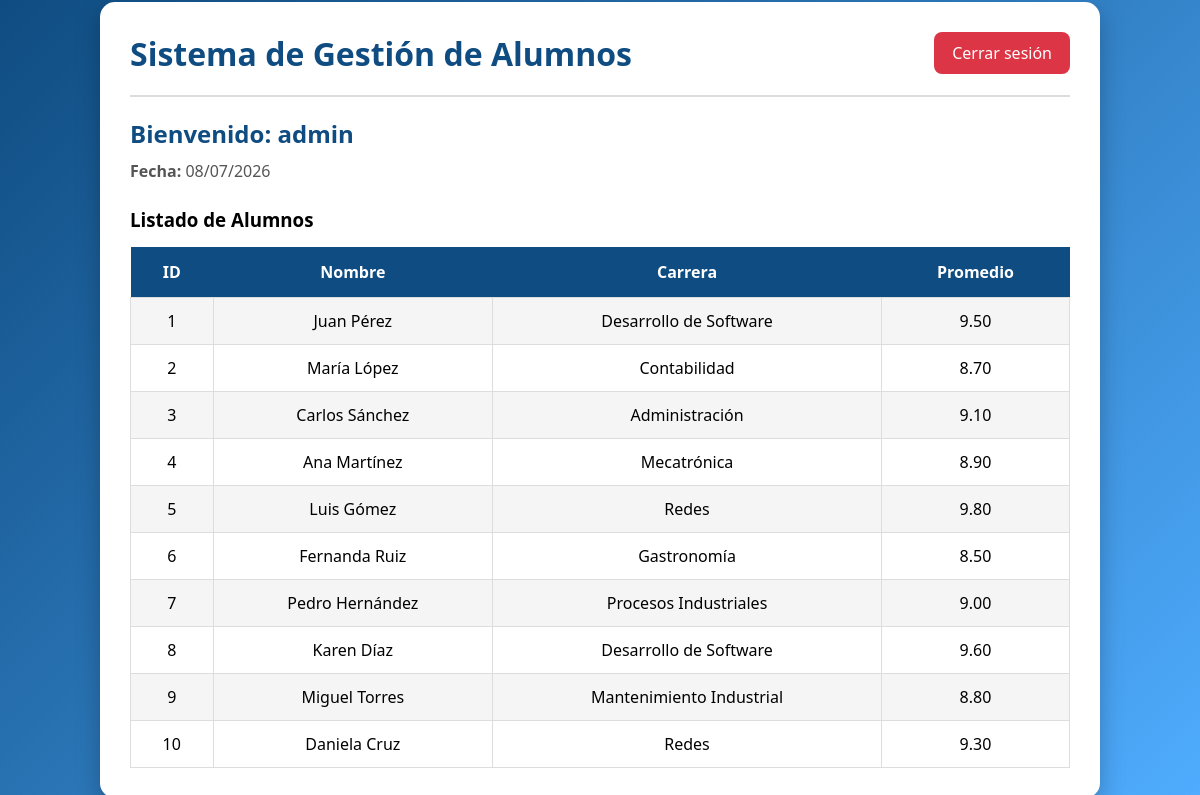
The page /inicio.php (signed in) on the database its author committed.
### tables this page shows
CREATE TABLE `alumnos` (
  `id` int(11) NOT NULL,
  `nombre` varchar(100) NOT NULL,
  `carrera` varchar(100) NOT NULL,
  `promedio` decimal(4,2) NOT NULL
);

### inicio.php (the view, shortened to what this page needs)
<?php
include("conexion.php");
$sql = "SELECT * FROM alumnos";
$resultado = mysqli_query($conexion, $sql);
$fecha = date("d/m/Y");
?>
<!DOCTYPE html>
<html lang="es">
<head>
<link rel="stylesheet" href="estilos.css">
</head>
<body>
<div class="contenedor">
    <a href="cerrar.php" class="cerrar">Cerrar sesión</a>
    <h1>Sistema de Gestión de Alumnos</h1>
    <hr>
    <h2>Bienvenido: <?php echo $_SESSION['usuario']; ?></h2>
    <p><strong>Fecha:</strong> <?php echo $fecha; ?></p>
    <h3>Listado de Alumnos</h3>
    <table>
        <tr>
            <th>ID</th>
            <th>Nombre</th>
            <th>Carrera</th>
            <th>Promedio</th>
        </tr>
        <?php while($fila=mysqli_fetch_assoc($resultado)){ ?>
        <tr>
            <td><?php echo $fila['id']; ?></td>
            <td><?php echo $fila['nombre']; ?></td>
            <td><?php echo $fila['carrera']; ?></td>
            <td><?php echo $fila['promedio']; ?></td>
        </tr>
        <?php } ?>
    </table>
</div>
</body>
</html>

### estilos.css (style rules this page uses)
* { margin: 0; padding: 0; box-sizing: border-box; font-family: "Segoe UI", Tahoma, Geneva, Verdana, sans-serif; }
body { background: linear-gradient(135deg,#0f4c81,#4facfe); min-height: 100vh; display:flex; justify-content:center; align-items:center; }
.contenedor { width:1000px; background:white; padding:30px; border-radius:15px; box-shadow:0 10px 25px rgba(0,0,0,.25); }
.contenedor h2 { color:#0f4c81; }
.contenedor h3 { margin:25px 0 15px; }
.cerrar { float:right; text-decoration:none; background:#dc3545; color:white; padding:10px 18px; border-radius:8px; transition:.3s; }
table { width:100%; border-collapse:collapse; margin-top:15px; }
table th { background:#0f4c81; color:white; padding:14px; }
table td { padding:12px; border:1px solid #ddd; text-align:center; }
table tr:nth-child(even) { background:#f5f5f5; }
.contenedor h1 { color:#0f4c81; margin-bottom:10px; }
.contenedor hr { margin:20px 0; border:1px solid #ddd; }
.contenedor p { margin-top:10px; margin-bottom:20px; color:#555; }

### rows shown on the page
alumnos: id "1", nombre "Juan Pérez", carrera "Desarrollo de Software", promedio "9.50"
alumnos: id "2", nombre "María López", carrera "Contabilidad", promedio "8.70"
alumnos: id "3", nombre "Carlos Sánchez", carrera "Administración", promedio "9.10"
alumnos: id "4", nombre "Ana Martínez", carrera "Mecatrónica", promedio "8.90"
alumnos: id "5", nombre "Luis Gómez", carrera "Redes", promedio "9.80"
alumnos: id "6", nombre "Fernanda Ruiz", carrera "Gastronomía", promedio "8.50"
alumnos: id "7", nombre "Pedro Hernández", carrera "Procesos Industriales", promedio "9.00"
alumnos: id "8", nombre "Karen Díaz", carrera "Desarrollo de Software", promedio "9.60"
alumnos: id "9", nombre "Miguel Torres", carrera "Mantenimiento Industrial", promedio "8.80"
alumnos: id "10", nombre "Daniela Cruz", carrera "Redes", promedio "9.30"

### other values the page prints
$_SESSION['usuario'] "admin"
